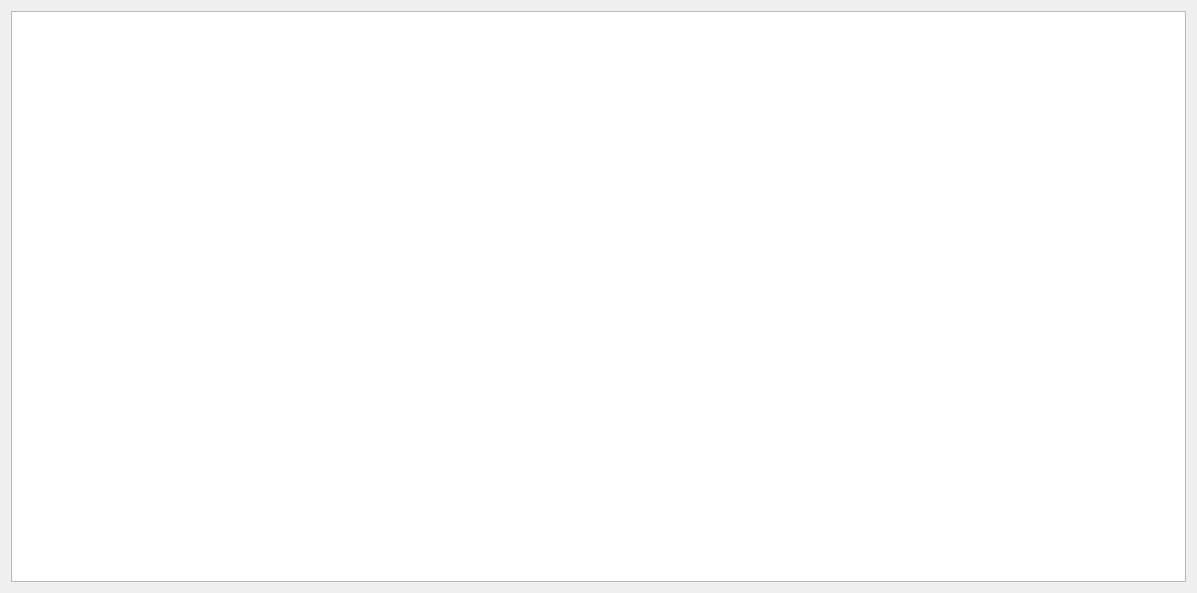
<?xml version="1.0" encoding="UTF-8"?>
<ui version="4.0">
 <class>OrderList</class>
 <widget class="QDialog" name="OrderList">
  <property name="geometry">
   <rect>
    <x>0</x>
    <y>0</y>
    <width>1197</width>
    <height>593</height>
   </rect>
  </property>
  <property name="windowTitle">
   <string>Dialog</string>
  </property>
  <layout class="QHBoxLayout" name="horizontalLayout">
   <item>
    <widget class="QTableWidget" name="orderListTableWidget"/>
   </item>
  </layout>
 </widget>
 <resources/>
 <connections/>
</ui>
